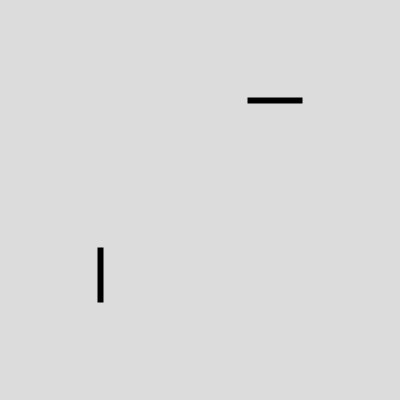
Frame 1 (no input)
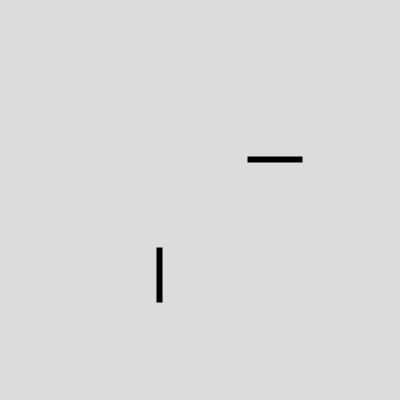
Frame 60 (no input)
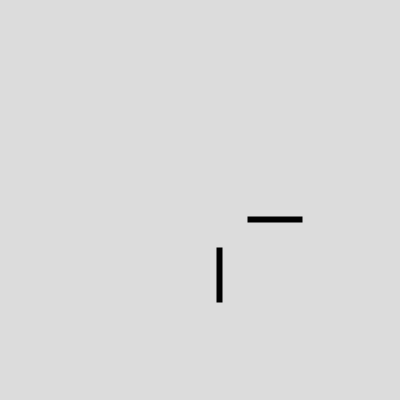
Frame 120 (the mouse pressed at the canvas centre since frame 60)

The p5.js sketch that drew these frames (run headless with seeded random() and noise() and a simulated clock; from frame 60 on, the mouse is pressed at the canvas centre):

// p5.js sketch
// ── sketch.js
let rx;
let ry;
let r2x;
let r2y;
let vx;
let vy;
function setup() {
createCanvas(400, 400);
rx=100;
ry=250;
r2x=250;
r2y=100;
vx=1;
vy=1;
strokeWeight(5);
fill(204,102,0);
}

function draw() {
background(220);
  if (rx<= 50){
    vx=1;
  } else if (rx>=350){
    vx=-1;
  } else {
    vx=vx;
  }
  if (r2y<= 50){
    vy=1;
  } else if (r2y>=350){
    vy=-1;
  } else {
    vy=vy;
  }
rect(rx,ry,1,50);
rect(r2x,r2y,50,1);
rx+=vx;
r2y+=vy;
frameRate(60);
}
